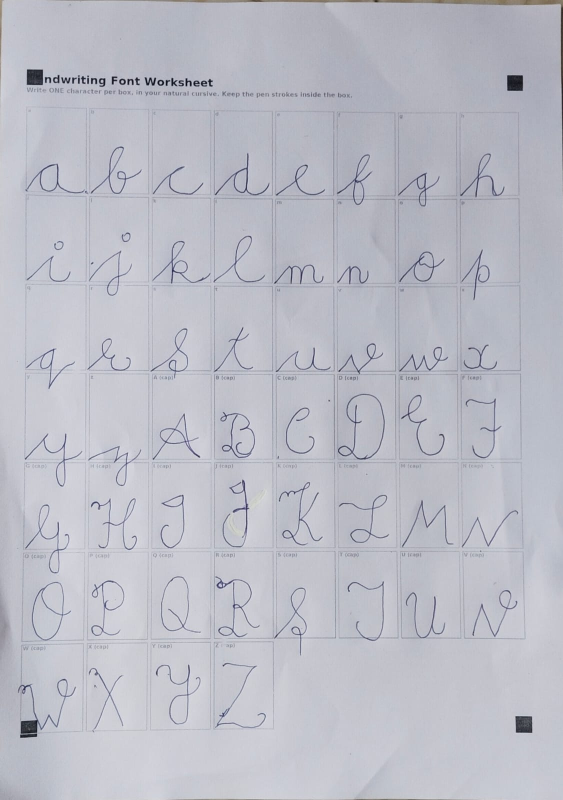
#> input picture handwriting-font-app/uploads/575ad15a27_SohaHandwriting.png, 1126 x 1600 px (shown at 1/2 size); its folder holds only this picture in this run
$ python -i glyph_processor.py   (imports and definitions only)
#> lines starting #> are read from the running program, lines starting #| are printed output that depends on the picture; after the words box and inside, x2 and y2 are one past the last pixel; in counts of white or black regions, pixels touching at a corner belong together
"""
Takes a photo/scan of the filled-in worksheet + the template_layout.json
that describes where every character box lives, and produces, per
character, a set of vector polygon outlines (outer shape + any "holes",
e.g. the closed loop inside a lowercase 'a' or 'e').

No deep learning here on purpose -- because we control the template
layout, we don't need to "figure out" where letters are, just correct
the page's perspective/scale and crop known boxes. That's what makes
this reliable without training data or paid APIs.
"""
import json
import cv2
import numpy as np


# [10 lines left out: function _order_corners, not called in this run]


def _best_square_in_region(binary, x0, y0, x1, y1):
    """Find the most square/solid dark blob within a sub-region of the binary image."""
    region = binary[y0:y1, x0:x1]
    contours, _ = cv2.findContours(region, cv2.RETR_LIST, cv2.CHAIN_APPROX_SIMPLE)
    region_area = (x1 - x0) * (y1 - y0)

    best = None
    best_score = -1
    for c in contours:
        area = cv2.contourArea(c)
        if not (0.001 * region_area < area < 0.6 * region_area):
            continue
        bx, by, bw, bh = cv2.boundingRect(c)
        aspect = bw / float(bh) if bh else 0
        if not (0.6 < aspect < 1.6):
            continue
        solidity = area / float(bw * bh)
        if solidity < 0.85:  # a solid black square should be nearly fully filled
            continue
        if solidity > best_score:
            best_score = solidity
            best = (x0 + bx + bw / 2.0, y0 + by + bh / 2.0)
    return best


def _find_markers(gray_img):
    """
    Find the 4 solid black square corner markers in a photographed page by
    searching within each corner quadrant separately -- this is far more
    robust than a global search, since it can't confuse a marker with a
    similarly-shaped handwritten letter somewhere in the middle of the page.
    """
    h, w = gray_img.shape
#> h = 1600; w = 1126
    _, binary = cv2.threshold(gray_img, 0, 255, cv2.THRESH_BINARY_INV + cv2.THRESH_OTSU)
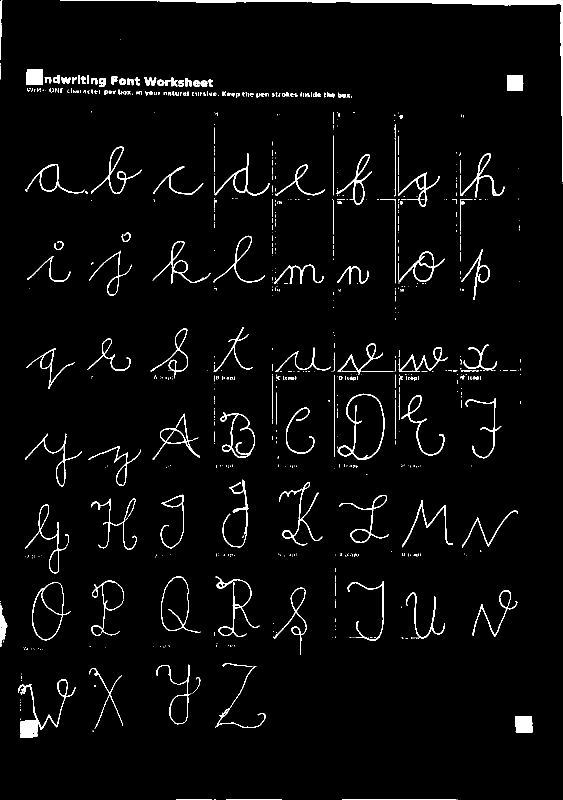
#> binary: shape (1600, 1126) (shown at 1/2 size); 3.1% white; 731 white regions (550 under 20 px), largest, box (x1, y1, x2, y2) and area: (120, 0, 1126, 364) 6218, (36, 1358, 152, 1476) 2005, (675, 787, 769, 919) 1179

    # generous corner search windows (35% of page each way) to tolerate
    # rotation/perspective in a handheld photo
    fw, fh = int(w * 0.35), int(h * 0.35)
#> fw = 394; fh = 560
    regions = {
        "top_left": (0, 0, fw, fh),
        "top_right": (w - fw, 0, w, fh),
        "bottom_left": (0, h - fh, fw, h),
        "bottom_right": (w - fw, h - fh, w, h),
    }

    found = {}
    for name, (x0, y0, x1, y1) in regions.items():
        pt = _best_square_in_region(binary, x0, y0, x1, y1)
        if pt is not None:
            found[name] = pt
#> this loop made 4 passes
#> pt on passes 1, 2, 4: (69.5, 154), (1030.5, 166), (1048, 1449)
#> pass 1, in _best_square_in_region, `region = binary[y0:y1, x0:x1]`:
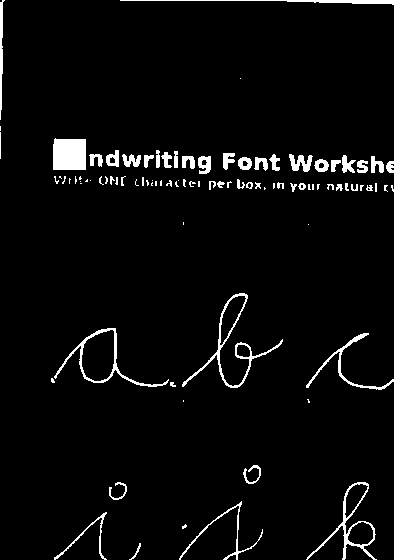
#> region: shape (560, 394); 3.9% white; 93 white regions (42 under 20 px), largest, box (x1, y1, x2, y2) and area: (53, 138, 86, 170) 1019, (182, 293, 283, 388) 785, (306, 482, 377, 560) 656
#> pass 2, in _best_square_in_region (call 2), `region = binary[y0:y1, x0:x1]`:
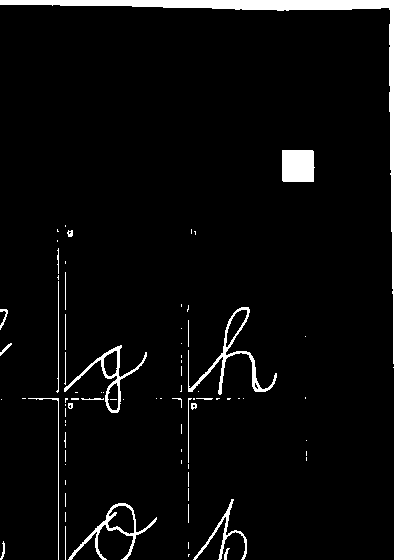
#> region: shape (560, 394); 4.2% white; 82 white regions (57 under 20 px), largest, box (x1, y1, x2, y2) and area: (0, 0, 394, 364) 4202, (282, 150, 315, 182) 1023, (188, 307, 277, 395) 912
#> pass 3, in _best_square_in_region (call 3), `region = binary[y0:y1, x0:x1]`:
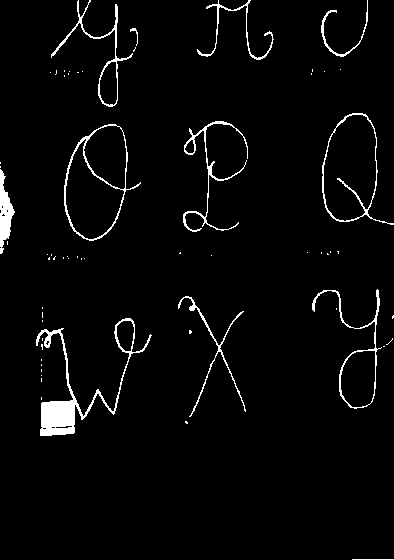
#> region: shape (560, 394); 3.2% white; 62 white regions (50 under 20 px), largest, box (x1, y1, x2, y2) and area: (36, 318, 152, 436) 2005, (64, 124, 141, 241) 687, (183, 121, 248, 232) 669
#> after the loop, found = {'top_left': (69.5, 154), 'top_right': (1030.5, 166), 'bottom_right': (1048, 1449)}

    if len(found) < 4:
        missing = [k for k in regions if k not in found]
#> missing = ['bottom_left']
#> (the run stopped early here; a loop or call above may not have finished)

$ run again, on handwriting-font-app/uploads/c91ff58a52_Aamir.png
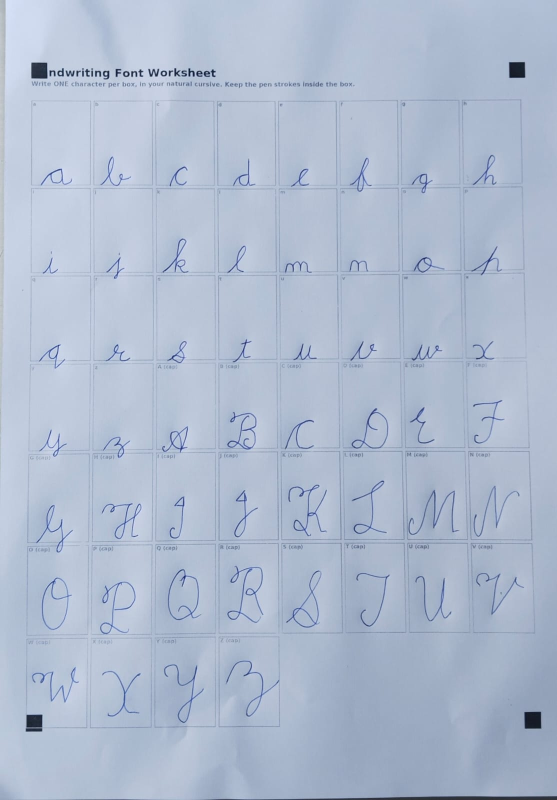
#> input picture handwriting-font-app/uploads/c91ff58a52_Aamir.png, 1114 x 1600 px (shown at 1/2 size)
#> in _find_markers, `_, binary = cv2.threshold(gray_img, 0, 255, cv2.THRESH_BINARY_INV + cv..`:
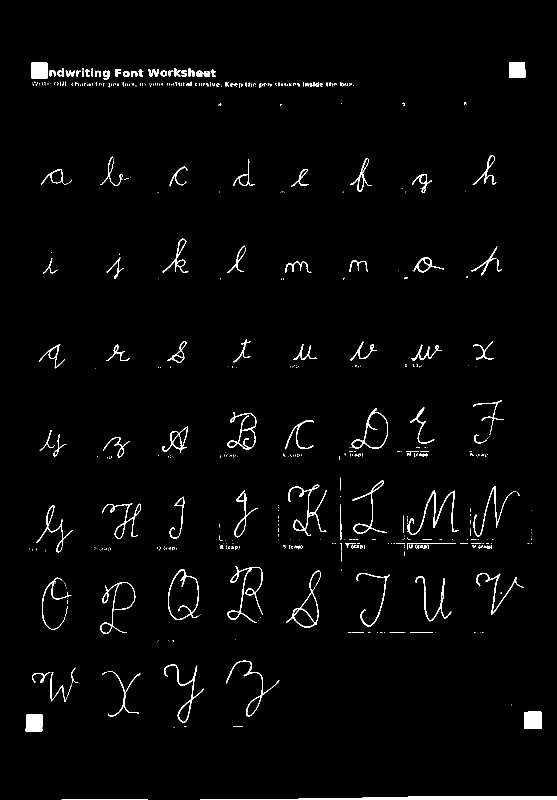
#> binary: shape (1600, 1114) (shown at 1/2 size); 2% white; 509 white regions (387 under 20 px), largest, box (x1, y1, x2, y2) and area: (400, 1592, 1114, 1600) 3517, (1048, 1423, 1084, 1458) 1203, (51, 1429, 85, 1463) 1078
#> the loop in _find_markers, `for name, (x0, y0, x1, y1) in regions.items():` made 4 passes
#> pt on passes 1 to 4: (79, 141), (1034.5, 140), (68, 1446), (1066, 1440.5)
#> pass 3, in _best_square_in_region (call 3), `region = binary[y0:y1, x0:x1]`:
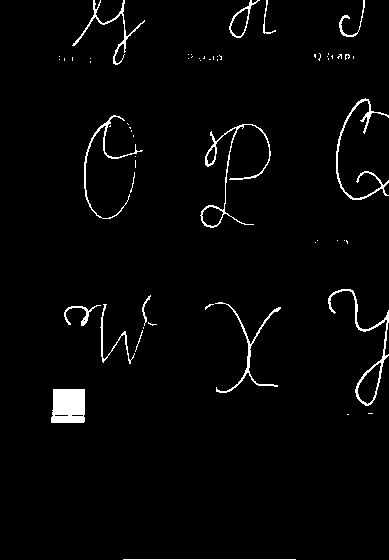
#> region: shape (560, 389); 2.5% white; 60 white regions (44 under 20 px), largest, box (x1, y1, x2, y2) and area: (51, 389, 85, 423) 1078, (200, 124, 271, 228) 641, (328, 289, 389, 406) 630
#> after the loop in _find_markers, `for name, (x0, y0, x1, y1) in regions.items():`: found = {'top_left': (79, 141), 'top_right': (1034.5, 140), 'bottom_left': (68, 1446), 'bottom_right': (1066, 1440.5)}
#> result = ((79, 141), (1034.5, 140), (68, 1446), (1066, 1440.5))
